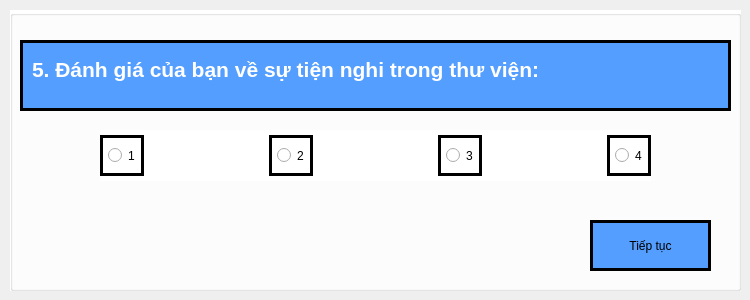
   <widget class="QWidget" name="page_4">
    <widget class="QGroupBox" name="groupBox_6">
     <property name="geometry">
      <rect>
       <x>10</x>
       <y>10</y>
       <width>731</width>
       <height>281</height>
      </rect>
     </property>
     <property name="styleSheet">
      <string notr="true">background-color: #ffffff;</string>
     </property>
     <property name="title">
      <string/>
     </property>
     <widget class="QTextBrowser" name="textBrowser_10">
      <property name="geometry">
       <rect>
        <x>10</x>
        <y>30</y>
        <width>711</width>
        <height>71</height>
       </rect>
      </property>
      <property name="styleSheet">
       <string notr="true">background-color: #549eff;
padding: 10px 5px;
border: 3px solid black;</string>
      </property>
      <property name="html">
       <string>&lt;!DOCTYPE HTML PUBLIC &quot;-//W3C//DTD HTML 4.0//EN&quot; &quot;http://www.w3.org/TR/REC-html40/strict.dtd&quot;&gt;
&lt;html&gt;&lt;head&gt;&lt;meta name=&quot;qrichtext&quot; content=&quot;1&quot; /&gt;&lt;style type=&quot;text/css&quot;&gt;
p, li { white-space: pre-wrap; }
&lt;/style&gt;&lt;/head&gt;&lt;body style=&quot; font-family:'PibotoLt'; font-size:8pt; font-weight:400; font-style:normal;&quot;&gt;
&lt;p style=&quot; margin-top:0px; margin-bottom:0px; margin-left:0px; margin-right:0px; -qt-block-indent:0; text-indent:0px;&quot;&gt;&lt;span style=&quot; font-size:16pt; font-weight:600; color:#ffffff;&quot;&gt;5. Đánh giá của bạn về sự tiện nghi trong thư viện:&lt;/span&gt;&lt;/p&gt;&lt;/body&gt;&lt;/html&gt;</string>
      </property>
     </widget>
     <widget class="QPushButton" name="home_3">
      <property name="geometry">
       <rect>
        <x>580</x>
        <y>210</y>
        <width>121</width>
        <height>51</height>
       </rect>
      </property>
      <property name="styleSheet">
       <string notr="true">background-color: #549eff;
font: 75 italic 12pt &quot;Sans&quot;;
padding: 10px 5px;
border: 3px solid black;

</string>
      </property>
      <property name="text">
       <string>Tiếp tục</string>
      </property>
     </widget>
     <widget class="QWidget" name="layoutWidget_5">
      <property name="geometry">
       <rect>
        <x>90</x>
        <y>120</y>
        <width>551</width>
        <height>51</height>
       </rect>
      </property>
      <layout class="QHBoxLayout" name="horizontalLayout_5">
       <item>
        <widget class="QRadioButton" name="ra3_9">
         <property name="styleSheet">
          <string notr="true">font: 75 italic 12pt &quot;Sans&quot;;
padding: 10px 5px;
border: 3px solid black;
</string>
         </property>
         <property name="text">
          <string>1</string>
         </property>
        </widget>
       </item>
       <item>
        <spacer name="horizontalSpacer_13">
         <property name="orientation">
          <enum>Qt::Horizontal</enum>
         </property>
         <property name="sizeHint" stdset="0">
          <size>
           <width>40</width>
           <height>20</height>
          </size>
         </property>
        </spacer>
       </item>
       <item>
        <widget class="QRadioButton" name="ra3_10">
         <property name="styleSheet">
          <string notr="true">font: 75 italic 12pt &quot;Sans&quot;;
padding: 10px 5px;
border: 3px solid black;
</string>
         </property>
         <property name="text">
          <string>2</string>
         </property>
        </widget>
       </item>
       <item>
        <spacer name="horizontalSpacer_14">
         <property name="orientation">
          <enum>Qt::Horizontal</enum>
         </property>
         <property name="sizeHint" stdset="0">
          <size>
           <width>40</width>
           <height>20</height>
          </size>
         </property>
        </spacer>
       </item>
       <item>
        <widget class="QRadioButton" name="ra3_11">
         <property name="styleSheet">
          <string notr="true">font: 75 italic 12pt &quot;Sans&quot;;
padding: 10px 5px;
border: 3px solid black;
</string>
         </property>
         <property name="text">
          <string>3</string>
         </property>
        </widget>
       </item>
       <item>
        <spacer name="horizontalSpacer_15">
         <property name="orientation">
          <enum>Qt::Horizontal</enum>
         </property>
         <property name="sizeHint" stdset="0">
          <size>
           <width>40</width>
           <height>20</height>
          </size>
         </property>
        </spacer>
       </item>
       <item>
        <widget class="QRadioButton" name="ra3_12">
         <property name="styleSheet">
          <string notr="true">font: 75 italic 12pt &quot;Sans&quot;;
padding: 10px 5px;
border: 3px solid black;
</string>
         </property>
         <property name="text">
          <string>4</string>
         </property>
        </widget>
       </item>
      </layout>
     </widget>
    </widget>
   </widget>
